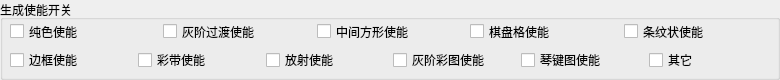
     <widget class="QGroupBox" name="groupBox_16">
      <property name="minimumSize">
       <size>
        <width>0</width>
        <height>80</height>
       </size>
      </property>
      <property name="maximumSize">
       <size>
        <width>16777215</width>
        <height>100</height>
       </size>
      </property>
      <property name="title">
       <string>生成使能开关</string>
      </property>
      <widget class="QWidget" name="layoutWidget">
       <property name="geometry">
        <rect>
         <x>10</x>
         <y>20</y>
         <width>761</width>
         <height>51</height>
        </rect>
       </property>
       <layout class="QVBoxLayout" name="verticalLayout_2">
        <item>
         <layout class="QHBoxLayout" name="horizontalLayout_13">
          <item>
           <widget class="QCheckBox" name="Type1_en">
            <property name="text">
             <string>纯色使能</string>
            </property>
            <property name="checked">
             <bool>false</bool>
            </property>
           </widget>
          </item>
          <item>
           <widget class="QCheckBox" name="Type2_en">
            <property name="text">
             <string>灰阶过渡使能</string>
            </property>
            <property name="checked">
             <bool>false</bool>
            </property>
           </widget>
          </item>
          <item>
           <widget class="QCheckBox" name="Type3_en">
            <property name="text">
             <string>中间方形使能</string>
            </property>
            <property name="checked">
             <bool>false</bool>
            </property>
           </widget>
          </item>
          <item>
           <widget class="QCheckBox" name="Type4_en">
            <property name="text">
             <string>棋盘格使能</string>
            </property>
            <property name="checked">
             <bool>false</bool>
            </property>
           </widget>
          </item>
          <item>
           <widget class="QCheckBox" name="Type5_en">
            <property name="text">
             <string>条纹状使能</string>
            </property>
            <property name="checked">
             <bool>false</bool>
            </property>
           </widget>
          </item>
         </layout>
        </item>
        <item>
         <layout class="QHBoxLayout" name="horizontalLayout_11">
          <item>
           <widget class="QCheckBox" name="Type6_en">
            <property name="text">
             <string>边框使能</string>
            </property>
            <property name="checked">
             <bool>false</bool>
            </property>
           </widget>
          </item>
          <item>
           <widget class="QCheckBox" name="Type7_en">
            <property name="text">
             <string>彩带使能</string>
            </property>
            <property name="checked">
             <bool>false</bool>
            </property>
           </widget>
          </item>
          <item>
           <widget class="QCheckBox" name="Type8_en">
            <property name="text">
             <string>放射使能</string>
            </property>
            <property name="checked">
             <bool>false</bool>
            </property>
           </widget>
          </item>
          <item>
           <widget class="QCheckBox" name="Type9_en">
            <property name="text">
             <string>灰阶彩图使能</string>
            </property>
            <property name="checked">
             <bool>false</bool>
            </property>
           </widget>
          </item>
          <item>
           <widget class="QCheckBox" name="Type10_en">
            <property name="text">
             <string>琴键图使能</string>
            </property>
            <property name="checked">
             <bool>false</bool>
            </property>
           </widget>
          </item>
          <item>
           <widget class="QCheckBox" name="Type11_en">
            <property name="text">
             <string>其它</string>
            </property>
           </widget>
          </item>
         </layout>
        </item>
       </layout>
      </widget>
     </widget>
